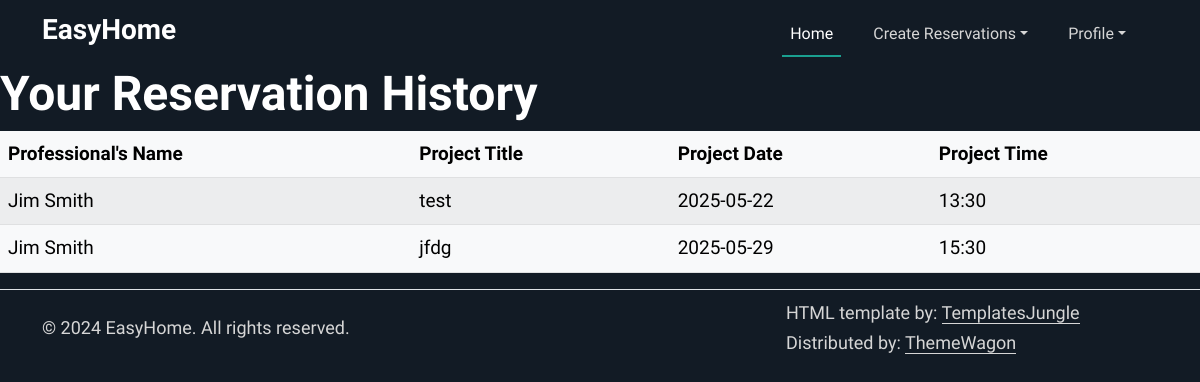
The page /reservationHistory (signed in) on the database its author committed.
### tables this page shows
CREATE TABLE workHistory (
                id INTEGER PRIMARY KEY AUTOINCREMENT,
                work_name VARCHAR2(50),
                work_description VARCHAR2(100),
                user_id INTEGER NOT NULL,
                professional_id INTEGER NOT NULL,
                total_cost REAL,
                hour_amount INTEGER,
                start_date DATE,
                end_date DATE,
                start_time TIME,
                is_paid BOOLEAN DEFAULT 0,
                FOREIGN KEY (user_id) REFERENCES users(id),
                FOREIGN KEY (professional_id) REFERENCES professionals(id)
              );

CREATE TABLE users (
                id INTEGER PRIMARY KEY AUTOINCREMENT,
                first_name VARCHAR2(25) NOT NULL,
                middle_name VARCHAR2(15),
                last_name VARCHAR2(25) NOT NULL,
                gender CHAR(1) CHECK (gender IN ('M','F','O')) NOT NULL,
                phone_number VARCHAR2(12) NOT NULL,
                email VARCHAR2(50) NOT NULL,
                password VARCHAR2(50) NOT NULL,
                street_number VARCHAR2(10),
                street_name VARCHAR2(35),
                town VARCHAR2(30),
                state CHAR(2),
                zip_code VARCHAR2(5),
                user_type VARCHAR2(20) CHECK (user_type IN ('customer','professional')) DEFAULT 'customer'
            );

### app.py (the view)
@app.route("/reservationHistory")
@login_required
def reservationHistory():
    reserved = get_work_history_by_user(current_user.id)
    return render_template("history.html", reservations = reserved)

### app.py (called while the page is built)
@login_manager.user_loader
def load_user(user_id):
    try:
        conn = sqlite3.connect('database.db')
        conn.row_factory = sqlite3.Row
        c = conn.cursor()
        c.execute("SELECT * FROM users WHERE id = ?", (user_id,))
        user_row = c.fetchone()
        return User(user_row) if user_row else None
    except sqlite3.Error as e:
        print(f"Error retrieving user by ID: {e}")
        return None
    finally:
        if conn:
            conn.close()

### templates/history.html (shortened to what this page needs)
{%extends "base.html"%}
{%block content%}
<section id="start">
<div class="row">
    <h2>Your Reservation History</h2>
    <div class="main">
    <table class="table table-striped table-light">
      <thead>
        <tr>
          <th scope="col">Professional's Name</th>
          <th scope="col">Project Title</th>
          <th scope="col">Project Date</th>
          <th scope="col">Project Time</th>
        </tr>
      </thead>
      <tbody>
        {% for reserve in reservations %}
        <tr>
            <td>{{ reserve.first_name }} {{reserve.last_name}}</td>
            <td>{{ reserve.work_name }}</td>
            <td>{{ reserve.start_date }}</td>
            <td>{{ reserve.start_time }}</td>
        </tr>
        {% endfor %}
    </tbody>
    </table>
  </div>
  </section>
{%endblock%}

### static/assets/css/style.css (style rules this page uses)
:root { --accent-color: #1AA090; --dark-color: #121B25; --grey-color: #83898F; --body-text-color: #FFFFFF; --light-text-color: #D6D6D6; --link-color: #092035; }
body { padding-top: 65px; font-family: 'Work Sans', sans-serif; font-weight: 400; font-size: 19px; line-height: 1.6em; color: var(--body-text-color); background-color: var(--dark-color); }
h1, .h1, h2, .h2, h3, .h3, h4, .h4, h5, .h5, h6, .h6 { font-family: 'Work Sans', sans-serif; font-weight: 600; color: var(--body-text-color); }
h2, .h2 { font-size: 48px; }

### rows shown on the page
workHistory: first_name "Jim", last_name "Smith", work_name "test", start_date "2025-05-22", start_time "13:30"
workHistory: first_name "Jim", last_name "Smith", work_name "jfdg", start_date "2025-05-29", start_time "15:30"
